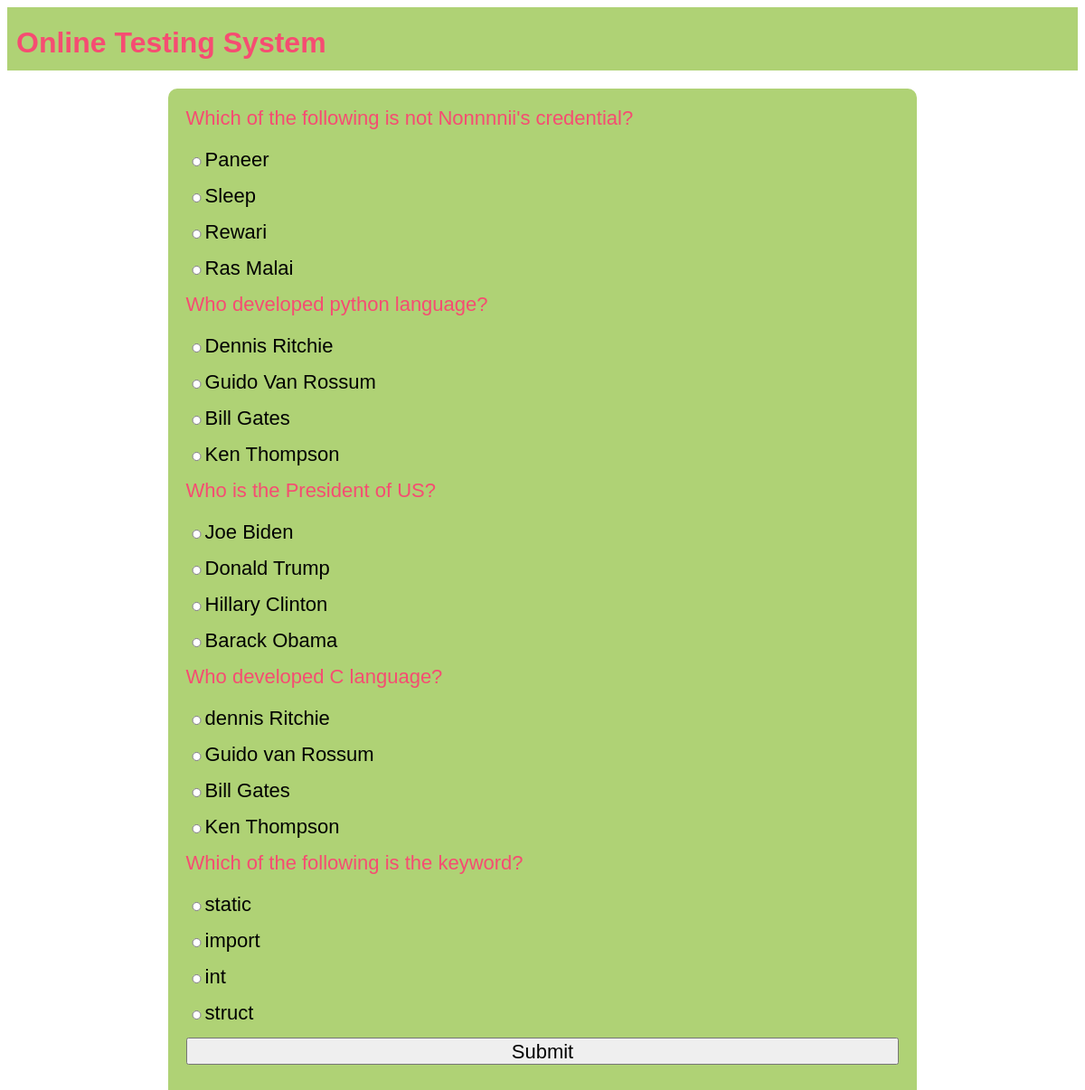
The page /OTS/test-paper?n=5 on the database its author committed.
### OTS/models.py (models this page shows)
class Question(models.Model):
    qid=models.BigAutoField(primary_key=True,auto_created=True)
    que=models.TextField()
    a=models.CharField(max_length=255)
    b=models.CharField(max_length=255)
    c=models.CharField(max_length=255)
    d=models.CharField(max_length=255)
    ans=models.CharField(max_length=2)

### OTS/views.py (the view)
# urls.py: path('test-paper',testPaper,name='testPaper'),
def testPaper(request):
    if 'name' not in request.session.keys():
        res=HttpResponseRedirect("login")
    n=int(request.GET['n'])
    question_pool=list(Question.objects.all())
    random.shuffle(question_pool)
    questions_list=question_pool[:n]
    context={'questions':questions_list}
    res=render(request,'test_paper.html',context)
    return res

### OTS/templates/test_paper.html (shortened to what this page needs)
{% extends 'main.html' %}
{% block content %}
<form action="{% url 'OTS:calculateTest' %}" method="post">
    {% for question in questions %}
    <div class="question">
        {{question.que}}
    </div>
    <div class="options"><input type="radio" name="q{{question.qid}}" value="a">{{question.a}}</div>
    <div class="options"><input type="radio" name="q{{question.qid}}" value="b">{{question.b}}</div>
    <div class="options"><input type="radio" name="q{{question.qid}}" value="c">{{question.c}}</div>
    <div class="options"><input type="radio" name="q{{question.qid}}" value="d">{{question.d}}</div>
    {% endfor %}
    <div><input type="submit" value="Submit"></div>
</form>
{% endblock %}

### OTS/templates/main.html (shortened to what this page needs)
<!DOCTYPE html>
{% load static %}
<html lang="en">
<head>
    <link rel="stylesheet" href="{% static 'theme.css' %}">
    <link rel="stylesheet" href="{% static 'formstyle.css' %}">
    <link rel="stylesheet" href="{% static 'buttonstyle.css' %}">
</head>
<body>
    <div class="top">
        <div class="sitename"><h1>Online Testing System</h1></div>
    </div>
    <div class="content">
        {%block content%}{% endblock %}
    </div>
</body>
</html>

### OTS/static/theme.css (style rules this page uses)
* { font-family:'Gill Sans', 'Gill Sans MT', Calibri, 'Trebuchet MS', sans-serif; }
.top { height:50px; background-color:#AFD275; margin-bottom:20px; padding:10px; }
.top div.sitename { display:inline-block; color:#F64C72; position:relative; top:-10px; }
.content { width:70%; margin-left:auto; margin-right:auto; }

### OTS/static/formstyle.css (style rules this page uses)
form { box-sizing:border-box; padding:20px; border-radius:10px; background-color:#AFD275; display:table; width:100%; }
input { display:block; width:100%; margin-bottom:20px; height:30px; font-size:22px; }
.question { color:#F64C72; font-size:22px; margin-bottom:20px; }
.options { font-size:22px; }
.options input { display:inline; width:fit-content; height:10px; }

### rows shown on the page
Question: que "Which of the following is not Nonnnnii's credential?", a "Paneer", b "Sleep", c "Rewari", d "Ras Malai"
Question: que "Who developed python language?", a "Dennis Ritchie", b "Guido Van Rossum", c "Bill Gates", d "Ken Thompson"
Question: que "Who is the President of US?", a "Joe Biden", b "Donald Trump", c "Hillary Clinton", d "Barack Obama"
Question: que "Who developed C language?", a "dennis Ritchie", b "Guido van Rossum", c "Bill Gates", d "Ken Thompson"
Question: que "Which of the following is the keyword?", a "static", b "import", c "int", d "struct"
